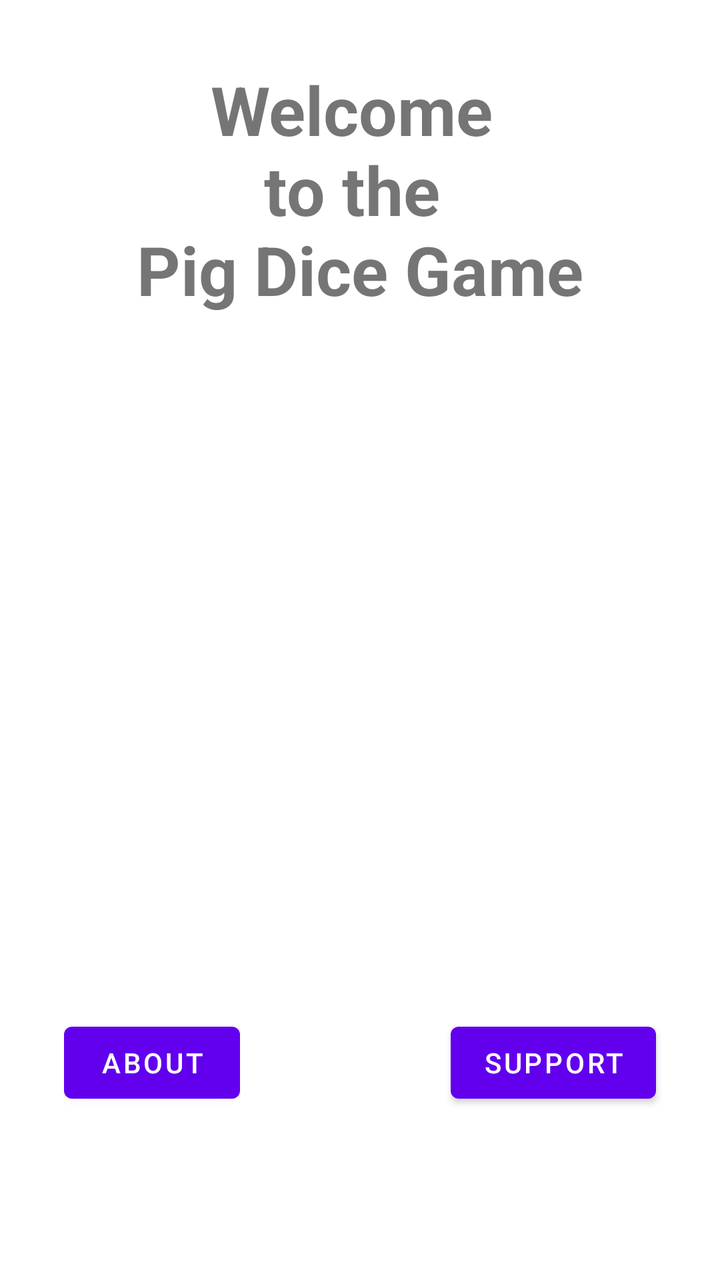
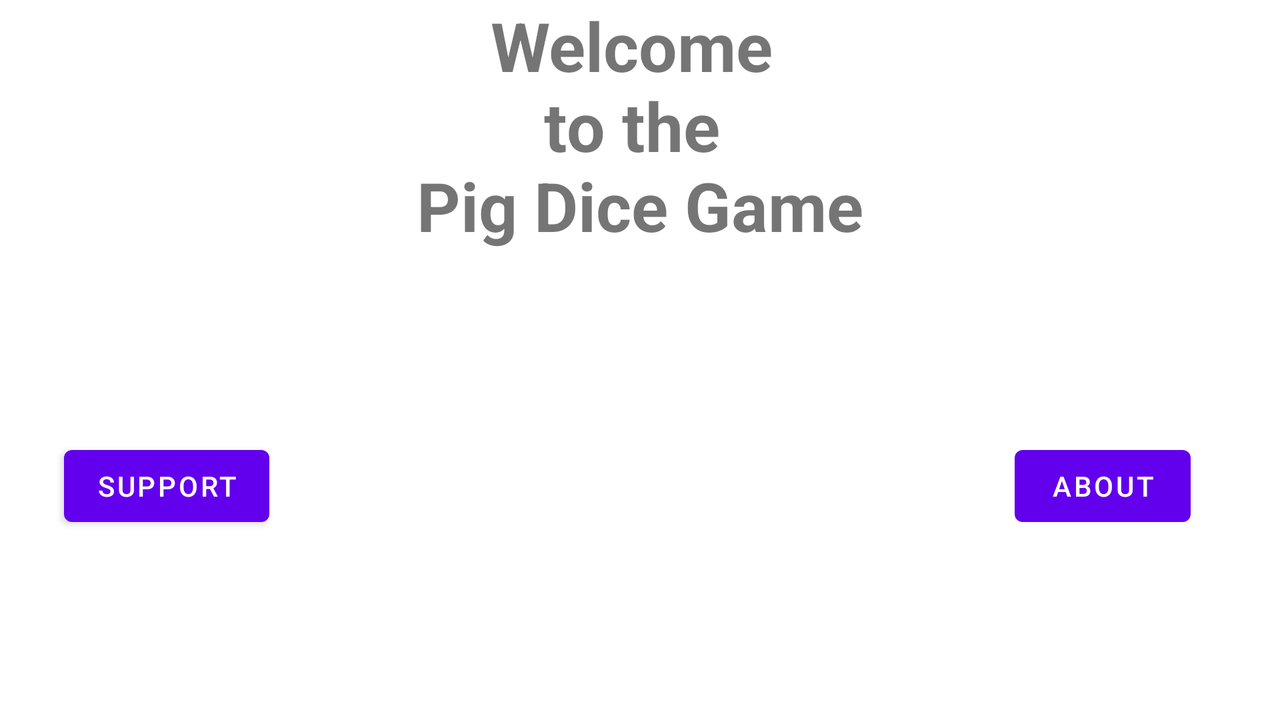

Compare how this app lays out the same screen by default and in its alternative resource folder. The renders come first, then the two layout files and the values they reference.
<!-- AndroidManifest.xml: application theme Theme.PigDice -->
<!-- res/layout/activity_about.xml -->
<?xml version="1.0" encoding="utf-8"?>
<androidx.constraintlayout.widget.ConstraintLayout xmlns:android="http://schemas.android.com/apk/res/android"
    xmlns:app="http://schemas.android.com/apk/res-auto"
    xmlns:tools="http://schemas.android.com/tools"
    android:layout_width="match_parent"
    android:layout_height="match_parent"
    tools:context=".AboutActivity">

    <ImageView
        android:id="@+id/imageView"
        android:layout_width="0dp"
        android:layout_height="0dp"
        android:contentDescription="@string/splash_screen"
        android:onClick="imgViewOnClick"
        app:layout_constraintBottom_toBottomOf="parent"
        app:layout_constraintEnd_toEndOf="parent"
        app:layout_constraintHorizontal_bias="1.0"
        app:layout_constraintStart_toStartOf="parent"
        app:layout_constraintTop_toTopOf="parent"
        app:layout_constraintVertical_bias="1.0"
        app:srcCompat="@drawable/splash" />

    <TextView
        android:id="@+id/textView2"
        android:layout_width="wrap_content"
        android:layout_height="wrap_content"
        android:layout_marginTop="32dp"
        android:text="@string/welcome_message"
        android:textAlignment="center"
        android:textSize="34sp"
        android:textStyle="bold"
        app:layout_constraintEnd_toEndOf="parent"
        app:layout_constraintStart_toStartOf="parent"
        app:layout_constraintTop_toTopOf="@+id/imageView" />

    <Button
        android:id="@+id/button"
        android:layout_width="wrap_content"
        android:layout_height="wrap_content"
        android:layout_marginStart="32dp"
        android:layout_marginTop="350dp"
        android:onClick="btnAboutOnClick"
        android:text="@string/about"
        app:layout_constraintStart_toStartOf="parent"
        app:layout_constraintTop_toBottomOf="@+id/textView2" />

    <Button
        android:id="@+id/button2"
        android:layout_width="wrap_content"
        android:layout_height="wrap_content"
        android:layout_marginTop="350dp"
        android:layout_marginEnd="32dp"
        android:onClick="btnSupportOnClick"
        android:text="@string/support"
        app:layout_constraintEnd_toEndOf="parent"
        app:layout_constraintTop_toBottomOf="@+id/textView2" />

</androidx.constraintlayout.widget.ConstraintLayout>
<!-- resources referenced by this layout -->
<resources>
  <string name="about">About</string>
  <string name="splash_screen">Splash Screen</string>
  <string name="support">Support</string>
  <string name="welcome_message">Welcome \nto the \nPig Dice Game</string>
  <style name="Theme.PigDice" parent="Theme.MaterialComponents.DayNight.DarkActionBar">
          
          <item name="colorPrimary">@color/purple_500</item>
          <item name="colorPrimaryVariant">@color/purple_700</item>
          <item name="colorOnPrimary">@color/white</item>
          
          <item name="colorSecondary">@color/teal_200</item>
          <item name="colorSecondaryVariant">@color/teal_700</item>
          <item name="colorOnSecondary">@color/black</item>
          
          <item name="android:statusBarColor">?attr/colorPrimaryVariant</item>
          
      </style>
</resources>
<!-- res/layout-land/activity_about.xml (the repository's variant of the layout above) -->
<!-- drawn on the phone turned sideways -->
<?xml version="1.0" encoding="utf-8"?>
<androidx.constraintlayout.widget.ConstraintLayout xmlns:android="http://schemas.android.com/apk/res/android"
    xmlns:app="http://schemas.android.com/apk/res-auto"
    xmlns:tools="http://schemas.android.com/tools"
    android:layout_width="match_parent"
    android:layout_height="match_parent"
    tools:context=".AboutActivity">

    <ImageView
        android:id="@+id/imageView"
        android:layout_width="731dp"
        android:layout_height="411dp"
        android:contentDescription="@string/splash_screen"
        android:onClick="imgViewOnClick"
        app:layout_constraintBottom_toBottomOf="parent"
        app:layout_constraintEnd_toEndOf="parent"
        app:layout_constraintStart_toStartOf="parent"
        app:layout_constraintTop_toTopOf="parent"
        app:srcCompat="@drawable/splash" />

    <TextView
        android:id="@+id/textView2"
        android:layout_width="wrap_content"
        android:layout_height="wrap_content"
        android:text="@string/welcome_message"
        android:textAlignment="center"
        android:textSize="34sp"
        android:textStyle="bold"
        app:layout_constraintBottom_toBottomOf="@+id/imageView"
        app:layout_constraintEnd_toEndOf="parent"
        app:layout_constraintStart_toStartOf="parent"
        app:layout_constraintTop_toTopOf="parent"
        app:layout_constraintVertical_bias="0.0" />

    <Button
        android:id="@+id/button"
        android:layout_width="wrap_content"
        android:layout_height="wrap_content"
        android:onClick="btnAboutOnClick"
        android:text="@string/about"
        app:layout_constraintBottom_toBottomOf="parent"
        app:layout_constraintEnd_toEndOf="parent"
        app:layout_constraintHorizontal_bias="0.919"
        app:layout_constraintStart_toStartOf="parent"
        app:layout_constraintTop_toBottomOf="@+id/textView2"
        app:layout_constraintVertical_bias="0.502" />

    <Button
        android:id="@+id/button2"
        android:layout_width="wrap_content"
        android:layout_height="wrap_content"
        android:onClick="btnSupportOnClick"
        android:text="@string/support"
        app:layout_constraintBaseline_toBaselineOf="@+id/button"
        app:layout_constraintEnd_toStartOf="@+id/button"
        app:layout_constraintHorizontal_bias="0.079"
        app:layout_constraintStart_toStartOf="parent" />

</androidx.constraintlayout.widget.ConstraintLayout>
